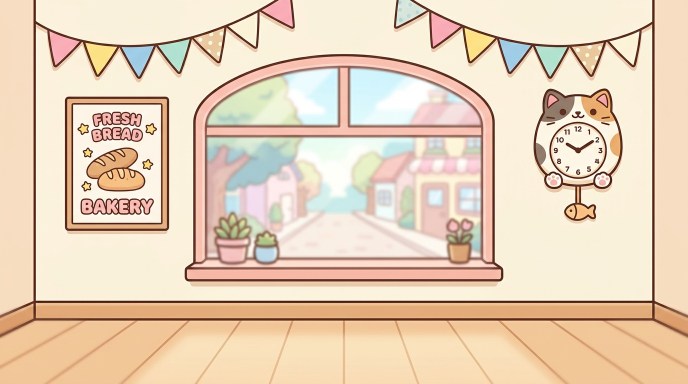
#> input picture scratch/topped_input/Bakery_lobby_back_wall.jpeg, 1376 x 768 px, found by its file name (shown at 1/2 size)
$ python process_background.py
#> lines starting #> are read from the running program, lines starting #| are printed output that depends on the picture
from PIL import Image
import os

input_path = r"scratch\topped_input\Bakery_lobby_back_wall.jpeg"
brain_dir = r"C:\Users\Jonatan Agustín\.gemini\antigravity\brain\fa180234-e6eb-4c98-97ce-4ce2d3743b2b"

def main():
    if not os.path.exists(input_path):
        print(f"ERROR: No se encontró el archivo {input_path}")
        return

    img = Image.open(input_path)
#> img is the input picture: PIL image 1376x768 RGB; mean R, G, B 230.8, 208.9, 184.9
    print(f"Dimensiones originales: {img.size}")
#| Dimensiones originales: (1376, 768)

    # 1. Redimensionar de modo que el ancho sea 800
    target_width = 800
    aspect_ratio = img.height / img.width
#> aspect_ratio = 0.558
    target_height = int(target_width * aspect_ratio)
#> target_height = 446

    resized_img = img.resize((target_width, target_height), Image.LANCZOS)
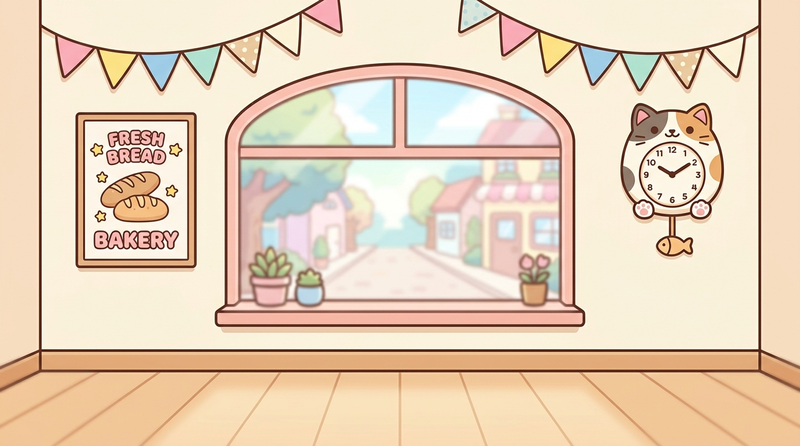
#> resized_img: PIL image 800x446 RGB; mean R, G, B 230.7, 208.9, 184.9
    print(f"Redimensionado a: {resized_img.size}")
#| Redimensionado a: (800, 446)

    # 2. Cortar 240px de alto centrado verticalmente
    # El alto es de 446px, necesitamos 240px. El sobrante es 446 - 240 = 206px.
    # Cortamos 103px de arriba y de abajo.
    top = (target_height - 240) // 2
#> top = 103
    bottom = top + 240
#> bottom = 343

    cropped_img = resized_img.crop((0, top, target_width, bottom))
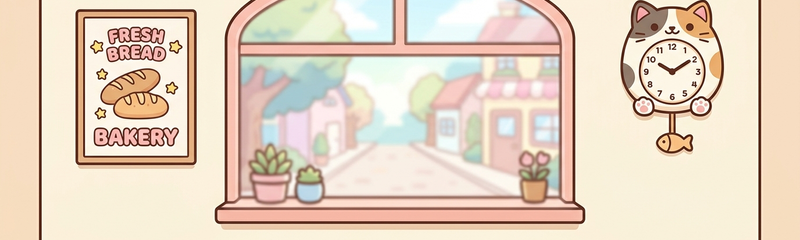
#> cropped_img: PIL image 800x240 RGB; mean R, G, B 229.1, 211.2, 193.1
    print(f"Cortado final: {cropped_img.size}")
#| Cortado final: (800, 240)

    # Guardar en la carpeta brain para preview
    out_path = os.path.join(brain_dir, "bakery_background_top_cropped.png")
    cropped_img.save(out_path, "PNG")
    print(f"Guardado exitosamente en: {out_path}")

if __name__ == "__main__":
    main()

$ run again, with scratch/topped_input/Bakery_work_table_2D.jpeg copied over scratch/topped_input/Bakery_lobby_back_wall.jpeg
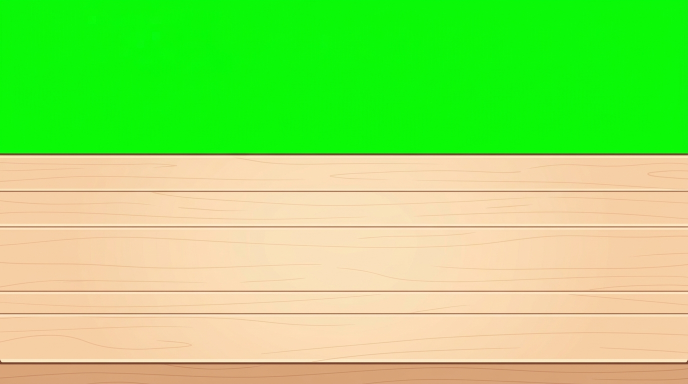
#> input picture scratch/topped_input/Bakery_work_table_2D.jpeg, 1376 x 768 px, found by its file name (shown at 1/2 size)
#> in main, img is the input picture: PIL image 1376x768 RGB; mean R, G, B 148.9, 223.1, 102.4
#| Dimensiones originales: (1376, 768)
#> in main, `resized_img = img.resize((target_width, target_height), Image.LANCZOS)`:
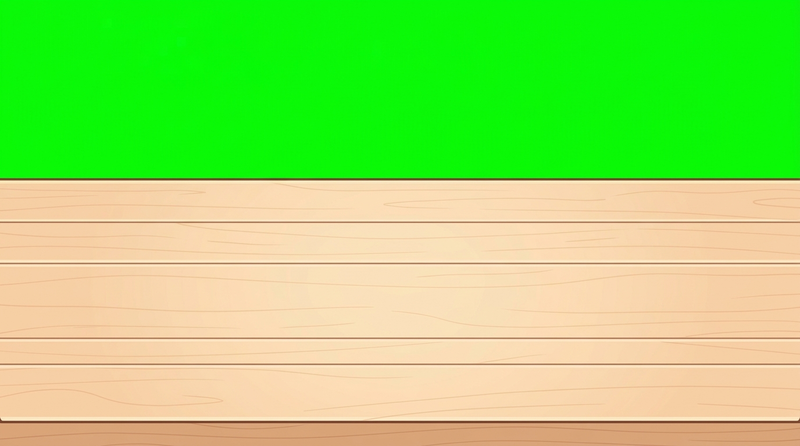
#> resized_img: PIL image 800x446 RGB; mean R, G, B 148.9, 223.1, 102.4
#| Redimensionado a: (800, 446)
#> in main, `cropped_img = resized_img.crop((0, top, target_width, bottom))`:
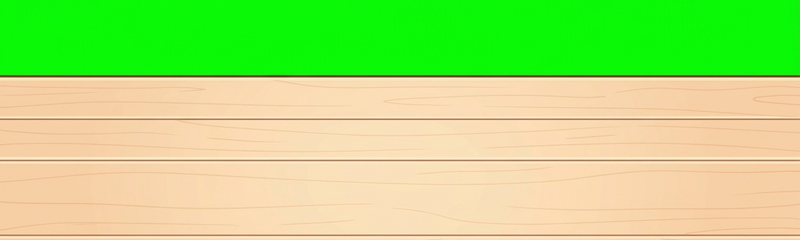
#> cropped_img: PIL image 800x240 RGB; mean R, G, B 170.8, 222.8, 119.6
#| Cortado final: (800, 240)
